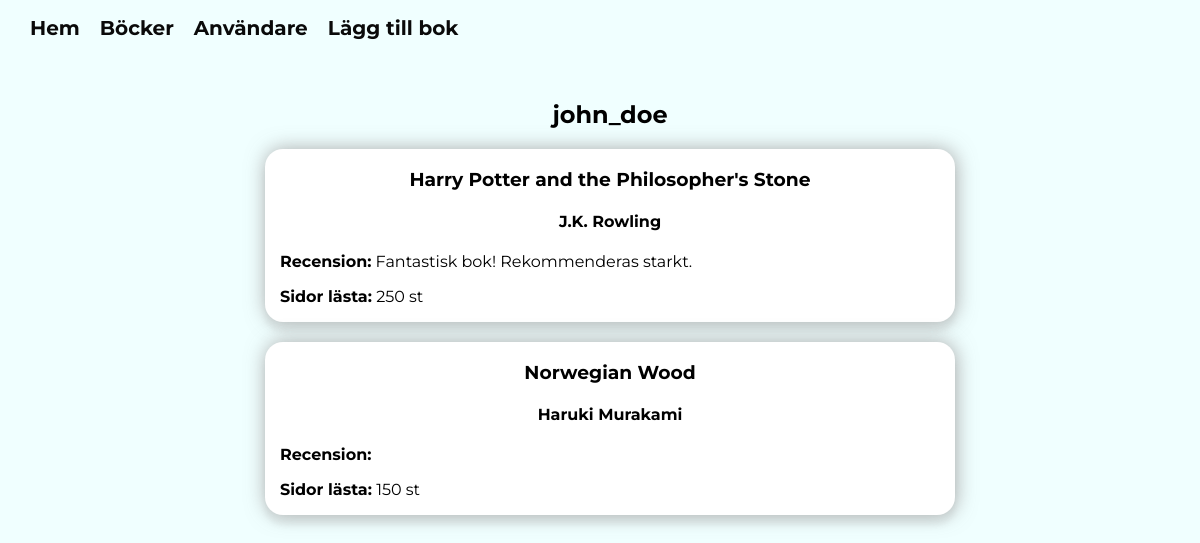
Screenshot of /user.php?user=john_doe with the database file from the repository.
### tables this page shows
CREATE TABLE `users` (
  `id` int(11) NOT NULL,
  `username` varchar(50) NOT NULL,
  `password` varchar(50) NOT NULL
);

CREATE TABLE `user_books` (
  `id` int(11) NOT NULL,
  `user_id` int(11) DEFAULT NULL,
  `book_id` int(11) DEFAULT NULL,
  `pages_read` int(11) DEFAULT NULL
);

CREATE TABLE `books` (
  `id` int(11) NOT NULL,
  `title` varchar(100) NOT NULL,
  `author_id` int(11) DEFAULT NULL
);

CREATE TABLE `authors` (
  `id` int(11) NOT NULL,
  `name` varchar(100) NOT NULL
);

CREATE TABLE `reviews` (
  `id` int(11) NOT NULL,
  `user_id` int(11) DEFAULT NULL,
  `book_id` int(11) DEFAULT NULL,
  `review_text` text DEFAULT NULL
);

### classes/db.php (called while the page is built, shortened)
<?php
class DB
{
    public function __construct(PDO $pdo)
    {
        $this->pdo = $pdo;
    }
}

### classes/user-model.php (called while the page is built, shortened)
<?php
require_once "db.php";
class UserModel extends DB
{
    public function getSingleUser(string $username)
    {
        $sql = "SELECT user_books.id, users.username, books.title, reviews.review_text, pages_read, authors.name
        FROM user_books
        JOIN users ON user_books.user_id = users.id
        JOIN books ON user_books.book_id = books.id
        JOIN authors ON books.author_id = authors.id
        LEFT JOIN reviews ON user_books.user_id = reviews.user_id AND user_books.book_id = reviews.book_id
        WHERE users.username = :username";
        $stmt = $this->pdo->prepare($sql);
        $stmt->bindParam(":username", $username);
        $stmt->execute();
        return $stmt->fetchAll(PDO::FETCH_ASSOC);
    }
}

### classes/user-view.php (the view, shortened to what this page needs)
<?php
class UserView
{
    public function renderSingleUser(array $userInfo)
    {
        echo "<div class='all-reviews-container'>";
        foreach ($userInfo as $info) {
            $titles = $info["title"];
            $reviews = $info["review_text"];
            $pages = $info["pages_read"];
            $author = $info["name"];
            echo "<div class='reviews-container'>";
            echo "<h3 class='users-username'>$titles</h3>";
            echo "<h4 class='users-username'>$author</h4>";
            echo "<p class='users-username'><strong>Recension:</strong> $reviews</p>";
            echo "<p class='users-username'><strong>Sidor lästa:</strong> $pages st</p>";
            echo "</div>";
        }
        echo "</div>";
    }
}

### user.php
<?php
require "classes/user-model.php";
require "classes/user-view.php";
$pdo = require 'partials/connection.php';
$userModel = new UserModel($pdo);
$userView = new UserView();
$username = $_GET["user"];
$userInfo = $userModel->getSingleUser($username);
include "./partials/header.php";
include "./partials/nav.php";
?>
<main class="container">
    <h2 class='users-username'><?php echo $userInfo[0]['username'] ?></h2>
    <div class="all-books-container">
        <?php
        $userView->renderSingleUser($userInfo);
        ?>
    </div>
</main>
<?php
include "./partials/footer.php";

### style/style.css (style rules this page uses)
body { font-family: montserrat, sans-serif; margin: 0 auto; background-color: azure; }
@media screen and (min-width: 768px) { .container { width: 100%; margin-top: 60px; padding: 0px 10px; } }
@media screen and (min-width: 768px) { h1, h2, h3, h4 { text-align: center; } }
@media screen and (min-width: 768px) { .all-books-container { width: 100%; display: flex; justify-content: center; } }
@media screen and (min-width: 768px) { .users-username { color: black; } }
@media screen and (min-width: 768px) { .all-reviews-container { width: 100%; display: flex; flex-direction: column; align-items: center; gap: 20px; } }
@media screen and (min-width: 768px) { .reviews-container { box-shadow: 1px 0px 20px rgba(151, 149, 149, 0.8), 0px 10px 5px rgba(151, 149, 149, 0.1); border-radius: 18px; padding: 0px 15px; background-color: rgb(255, 255, 255); width: 70%; } }
@media screen and (min-width: 1200px) { .reviews-container { width: 55%; } }

### rows the page displays
users: username "john_doe"
user_books: book.title "Harry Potter and the Philosopher's Stone", authors.name "J.K. Rowling", reviews.review_text "Fantastisk bok! Rekommenderas starkt.", pages_read "250"
user_books: book.title "Norwegian Wood", authors.name "Haruki Murakami", pages_read "150"
